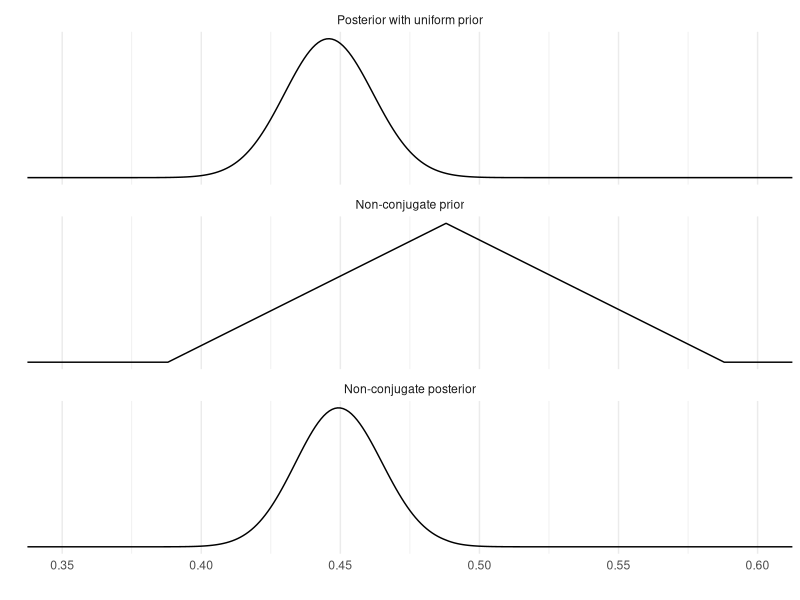
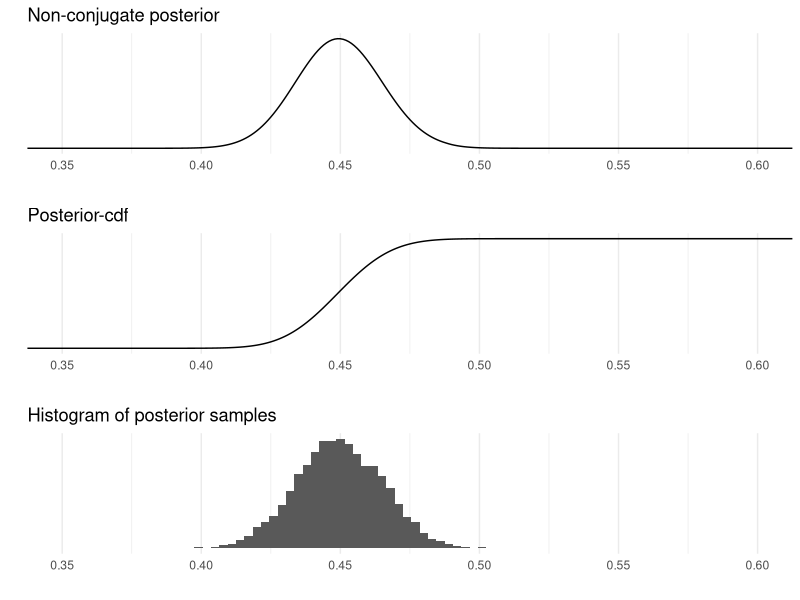

These figures' R source, in order:
## ---- chunk 1
library(ggplot2)
theme_set(theme_minimal())
library(gridExtra)
library(tidyr)
## ---- chunk 2
a <- 437
b <- 543
## ---- chunk 3
df1 <- data.frame(theta = seq(0.1, 1, 0.001))
df1$con <- dbeta(df1$theta, a, b)
## ---- chunk 4
pp <- rep(1, nrow(df1))
pi <- sapply(c(0.388, 0.488, 0.588), function(pi) which(df1$theta == pi))
pm <- 11
pp[pi[1]:pi[2]] <- seq(1, pm, length.out = length(pi[1]:pi[2]))
pp[pi[3]:pi[2]] <- seq(1, pm, length.out = length(pi[3]:pi[2]))
## ---- chunk 5
df1$nc_p <- pp / sum(pp)
## ---- chunk 6
po <- dbeta(df1$theta, a, b) * pp
## ---- chunk 7
df1$nc_po <- po / sum(po)
## ---- chunk 8
# gather the data frame into key-value pairs
# and change variable names for plotting
df2 <- gather(df1, grp, p, -theta, factor_key = T) #%>%
levels(df2$grp) <- c('Posterior with uniform prior',
                     'Non-conjugate prior', 'Non-conjugate posterior')
ggplot(data = df2) +
  geom_line(aes(theta, p)) +
  facet_wrap(~grp, ncol = 1, scales = 'free_y') +
  coord_cartesian(xlim = c(0.35,0.6)) +
  scale_y_continuous(breaks=NULL) +
  labs(x = '', y = '')
## ---- chunk 9
df1$cs_po <- cumsum(df1$nc_po)
## ---- chunk 10
# set.seed(seed) is used to set seed for the randon number generator
set.seed(2601)
# runif(k) returns k uniform random numbers from interval [0,1]
r <- runif(10000)
## ---- chunk 11
# function to find the value smallest value theta at which the cumulative
# sum of the posterior densities is greater than r.
invcdf <- function(r, df) df$theta[sum(df$cs_po < r) + 1]
# sapply function for each sample r. The returned values s are now
# random draws from the distribution.
s <- sapply(r, invcdf, df1)
## ---- chunk 12
p1 <- ggplot(data = df1) +
  geom_line(aes(theta, nc_po)) +
  coord_cartesian(xlim = c(0.35, 0.6)) +
  labs(title = 'Non-conjugate posterior', x = '', y = '') +
  scale_y_continuous(breaks = NULL)
p2 <- ggplot(data = df1) +
  geom_line(aes(theta, cs_po)) +
  coord_cartesian(xlim = c(0.35, 0.6)) +
  labs(title = 'Posterior-cdf', x = '', y = '') +
  scale_y_continuous(breaks = NULL)
p3 <- ggplot() +
  geom_histogram(aes(s), binwidth = 0.003) +
  coord_cartesian(xlim = c(0.35, 0.6)) +
  labs(title = 'Histogram of posterior samples', x = '', y = '') +
  scale_y_continuous(breaks = NULL)
# combine the plots
grid.arrange(p1, p2, p3)
